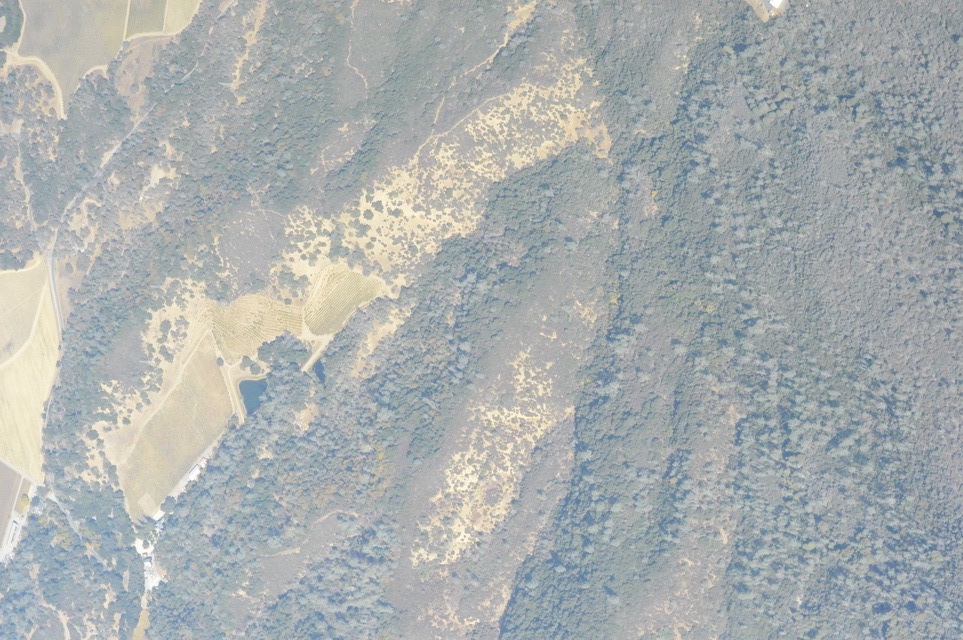
#> input picture 20171015wf105D3200DSC_0420s.JPG, 963 x 640 px, found by its file name
$ python pattern_1.py   (older library calls are emulated)
#> lines starting #> are read from the running program, lines starting #| are printed output that depends on the picture; after the words box and inside, x2 and y2 are one past the last pixel; in counts of white or black regions, pixels touching at a corner belong together
# 2017-11-08 in Tokyo by H.J.T.
# https://opencv-python-tutroals.readthedocs.io/en/latest/py_tutorials/py_feature2d/py_feature_homography/py_feature_homography.html

# coding: utf-8
import numpy as np
import cv2
from matplotlib import pyplot as plt

MIN_MATCH_COUNT = 10
#img1 = cv2.imread('/Users/huangjintao/Desktop/pattern/Test.jpg',0) # queryImage
img1 = cv2.imread('/Users/huangjintao/Desktop/pattern/20171015wf105D3200DSC_0420s.JPG') # queryImage
#> img1 is the input picture: shape (640, 963, 3); mean B, G, R 175, 174.5, 170.1
img2 = cv2.imread('/Users/huangjintao/Desktop/pattern/20171015sw105D3200DSC_0420s.JPG') # trainImage
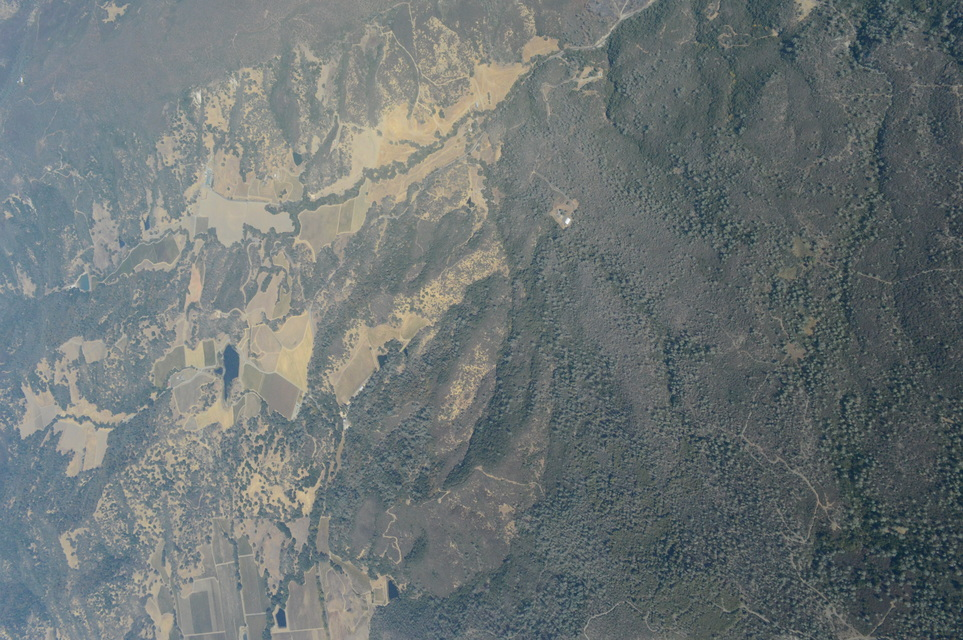
#> input picture 20171015sw105D3200DSC_0420s.JPG, 963 x 640 px, found by its file name
#> img2 is the input picture: shape (640, 963, 3); mean B, G, R 116.7, 116.5, 109.4
#img2 = cv2.imread('/Users/huangjintao/Desktop/pattern/vesamwf.jpg')  # trainImage

# whether need to rotation
def needRotation():
    height, width, _ = img1.shape
    degree = 90
    # 旋转后的尺寸
    heightNew = int(width * fabs(sin(radians(degree))) + height * fabs(cos(radians(degree))))
    widthNew = int(height * fabs(sin(radians(degree))) + width * fabs(cos(radians(degree))))
    matRotation = cv2.getRotationMatrix2D((width / 2, height / 2), degree, 1)
    matRotation[0, 2] += (widthNew - width) / 2
    matRotation[1, 2] += (heightNew - height) / 2
    imgRotation = cv2.warpAffine(img1, matRotation, (widthNew, heightNew), borderValue=(255, 255, 255))

    cv2.imwrite('/Users/huangjintao/Desktop/pattern/rotation.png', imgRotation)

# Initiate SIFT detector
#sift = cv2.SIFT()
sift = cv2.xfeatures2d.SIFT_create()

# find the keypoints and descriptors with SIFT
kp1, des1 = sift.detectAndCompute(img1,None)
#> kp1 = 6415 keypoints; strongest (x, y, size): (94, 518, 2.1), (138, 544, 6.6), (543, 129, 1.8), (434, 220, 1.8)
kp2, des2 = sift.detectAndCompute(img2,None)
#> kp2 = 5089 keypoints; strongest (x, y, size): (568, 221, 3.7), (361, 389, 2.3), (341, 413, 2.3), (263, 487, 2)

FLANN_INDEX_KDTREE = 0
index_params = dict(algorithm = FLANN_INDEX_KDTREE, trees = 5)
search_params = dict(checks = 50)

flann = cv2.FlannBasedMatcher(index_params, search_params)

matches = flann.knnMatch(des1,des2,k=2)
#> matches = 6415 matches

# store all the good matches as per Lowe's ratio test.
good = []
for m,n in matches:
    if m.distance < 0.7*n.distance:
        good.append(m)
#> after the loop, good = 286 matches

if len(good)>MIN_MATCH_COUNT:
    src_pts = np.float32([ kp1[m.queryIdx].pt for m in good ]).reshape(-1,1,2)
#> src_pts = 286 rows, first 8: [17.93, 551.6], [19.07, 175.1], [23.16, 521.6], [29, 68.64], [31.46, 493], [32.34, 472.6], [34.57, 225.7], [34.66, 570.2]
    dst_pts = np.float32([ kp2[m.trainIdx].pt for m in good ]).reshape(-1,1,2)
#> dst_pts = 286 rows, first 8: [298, 415.9], [299, 282], [300, 405.2], [302.5, 244.1], [303, 395.1], [303.6, 388.1], [304.5, 300.1], [303.9, 422.7]

    M, mask = cv2.findHomography(src_pts, dst_pts, cv2.RANSAC,5.0)
#> M = [[0.36, -0.00279, 292.5], [0.00423, 0.354, 219.8], [1.09e-05, -3.87e-06, 1]]; mask = 286 values, max 1 at index 0, min 0 at index 40, mean 0.99
    matchesMask = mask.ravel().tolist()
#> matchesMask has the same summary as mask

    h,w,_ = img1.shape
#> h = 640; w = 963
    pts = np.float32([ [0,0],[0,h-1],[w-1,h-1],[w-1,0] ]).reshape(-1,1,2)
#> pts = [[0, 0], [0, 639], [962, 639], [962, 0]]
    dst = cv2.perspectiveTransform(pts,M)
#> dst = [[292.5, 219.8], [291.5, 447.2], [632.1, 446.6], [632.3, 221.5]]

    img2 = cv2.polylines(img2,[np.int32(dst)],True,255,3, cv2.LINE_AA)
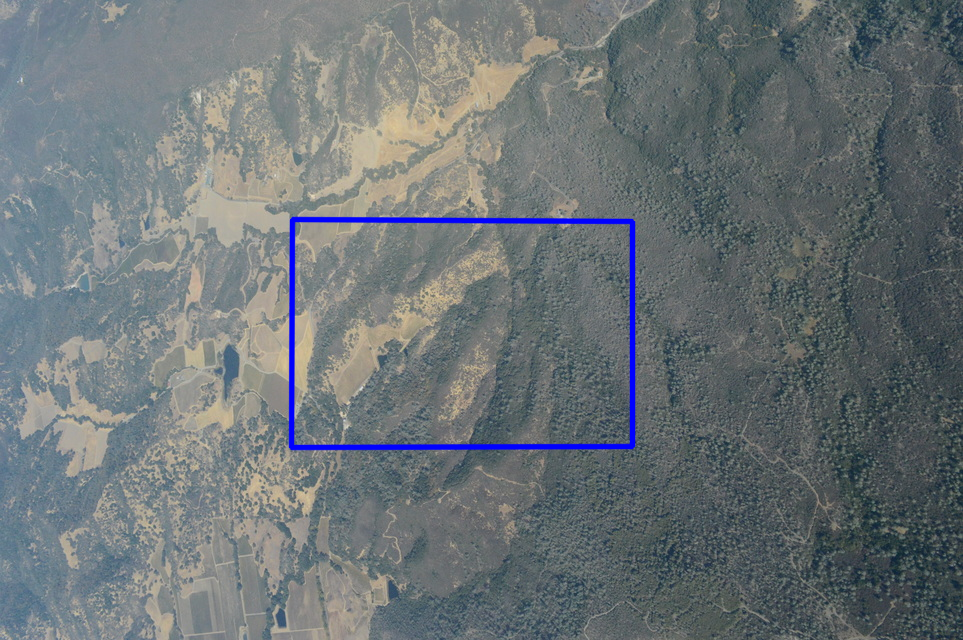
#> img2: shape (640, 963, 3); 1.28% of pixels changed, all inside (x1, y1, x2, y2) = (288, 216, 636, 451)

    '''
    print([np.int32(dst)]) # img2-ROI area
    xx = np.int32(dst)[0][0][0]
    ww = np.int32(dst)[3][0][0]
    yy = np.int32(dst)[0][0][1]
    hh = np.int32(dst)[1][0][1]
    print(xx,ww,yy,hh)

    hhh, www, _ = img1.shape
    if (ww - xx != hhh):
        needRotation()
    '''

else:
    print ("Not enough matches are found - %d/%d" % (len(good),MIN_MATCH_COUNT))
    matchesMask = None

draw_params = dict(matchColor = (0,255,0), # draw matches in green color
                   singlePointColor = None,
                   matchesMask = matchesMask, # draw only inliers
                   flags = 2)
#> draw_params = 4 items

img3 = cv2.drawMatches(img1,kp1,img2,kp2,good,None,**draw_params)
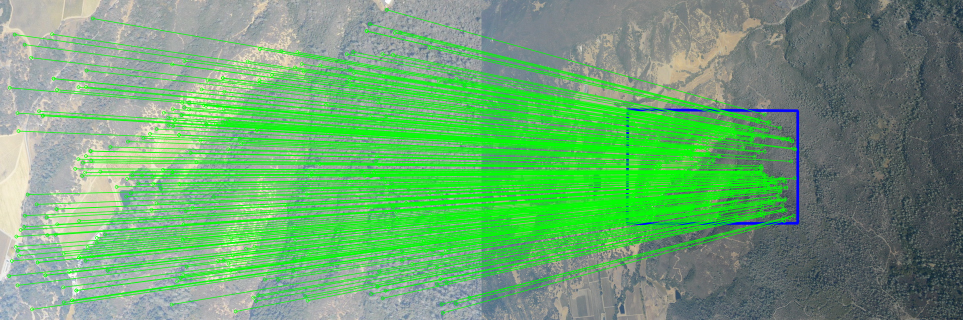
#> img3: shape (640, 1926, 3) (shown at 1/2 size); mean B, G, R 114.7, 165.5, 109.1
cv2.imwrite('/Users/huangjintao/Desktop/pattern/analytics.png', img3)
plt.imshow(img3, 'gray'),plt.show()
